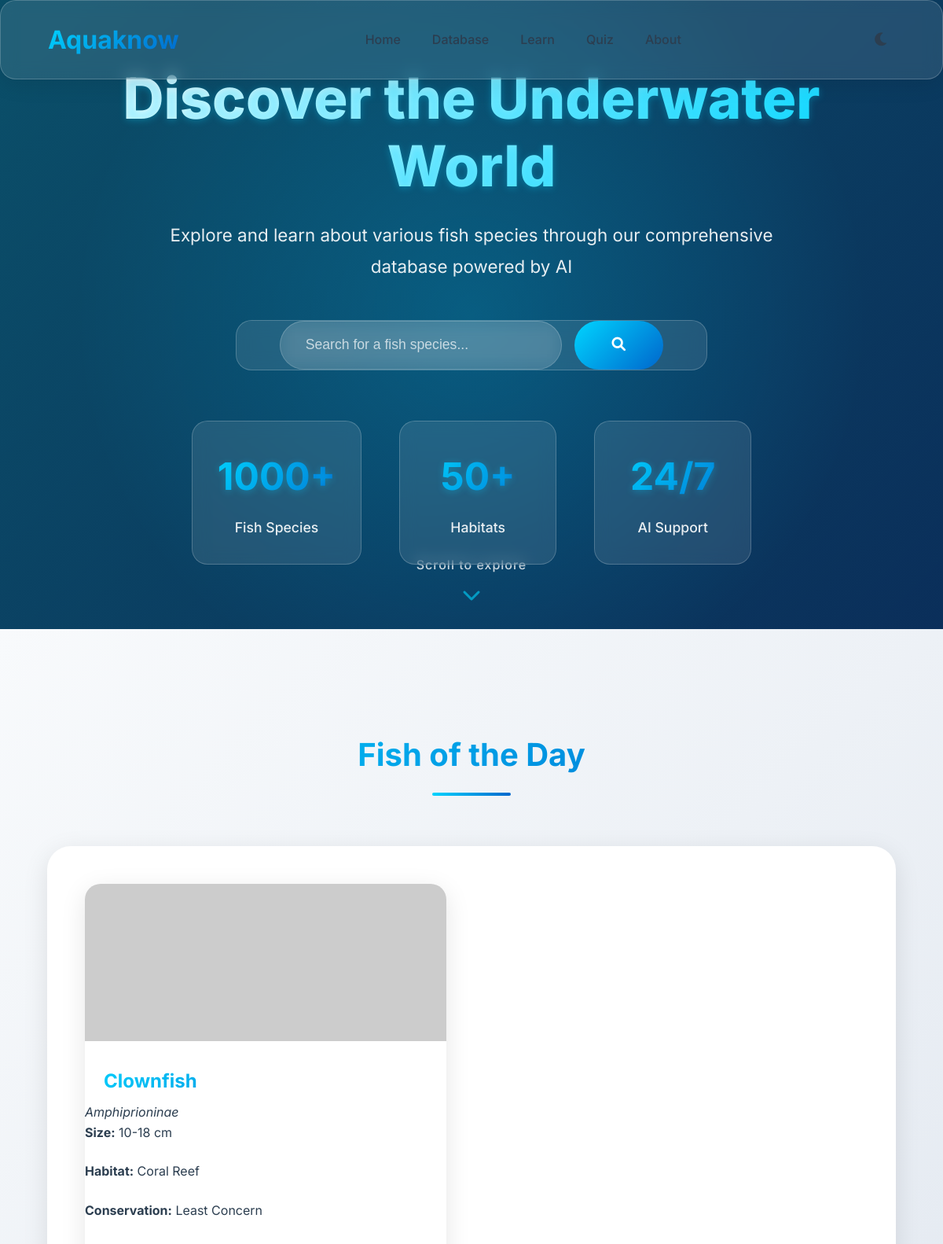
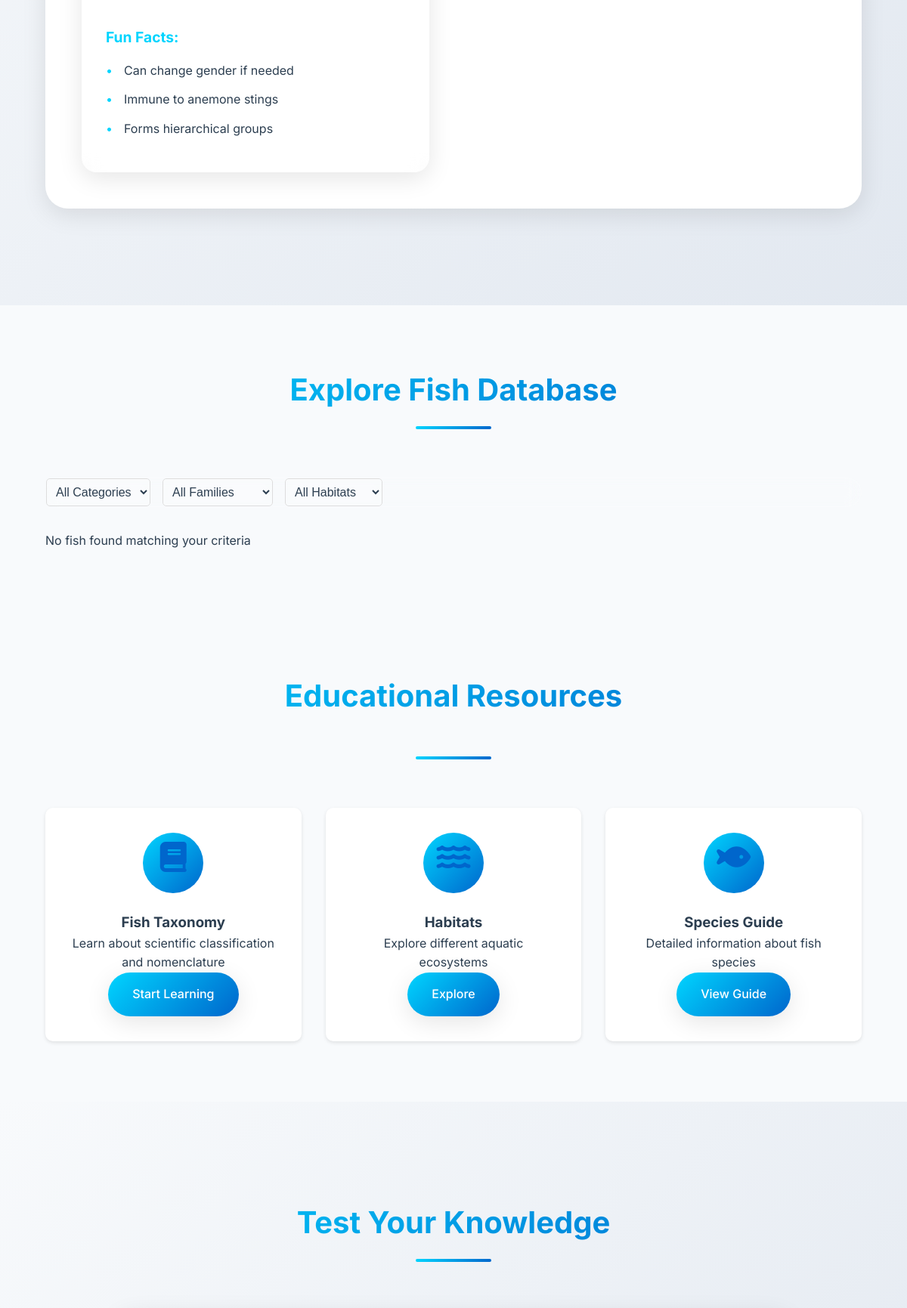
The page / (upper part) on the database its author committed (2 pictures, top to bottom).
### tables this page shows
CREATE TABLE IF NOT EXISTS fish (
    id INT AUTO_INCREMENT PRIMARY KEY,
    common_name VARCHAR(100) NOT NULL,
    scientific_name VARCHAR(100) NOT NULL,
    family VARCHAR(100) NOT NULL,
    habitat VARCHAR(100) NOT NULL,
    category VARCHAR(50) NOT NULL,
    size_min FLOAT NOT NULL,
    size_max FLOAT NOT NULL,
    size_unit VARCHAR(10) NOT NULL,
    conservation_status VARCHAR(50) NOT NULL,
    behavior TEXT NOT NULL,
    image VARCHAR(255) DEFAULT NULL,
    description TEXT NOT NULL,
    created_at TIMESTAMP DEFAULT CURRENT_TIMESTAMP,
    updated_at TIMESTAMP DEFAULT CURRENT_TIMESTAMP ON UPDATE CURRENT_TIMESTAMP
);

CREATE TABLE IF NOT EXISTS fish_fun_facts (
    id INT AUTO_INCREMENT PRIMARY KEY,
    fish_id INT NOT NULL,
    fact TEXT NOT NULL,
    FOREIGN KEY (fish_id) REFERENCES fish(id) ON DELETE CASCADE
);

### index.php (the view, shortened to what this page needs)
<?php
require_once 'database/config.php';
$day = date('j');
$fishOfTheDayQuery = "SELECT * FROM fish ORDER BY id LIMIT 1 OFFSET " . ($day % 4);
$fishOfTheDayStmt = $pdo->query($fishOfTheDayQuery);
$fishOfTheDay = $fishOfTheDayStmt->fetch();
$funFactsQuery = "SELECT fact FROM fish_fun_facts WHERE fish_id = ?";
$funFactsStmt = $pdo->prepare($funFactsQuery);
$funFactsStmt->execute([$fishOfTheDay['id']]);
$funFacts = $funFactsStmt->fetchAll();
?>
<!DOCTYPE html>
<html lang="en">
<head>
    <link rel="stylesheet" href="https://cdnjs.cloudflare.com/ajax/libs/font-awesome/6.0.0/css/all.min.css">
    <link rel="stylesheet" href="css/style.css">
</head>
<body>
    <header class="glass-effect">
        <nav>
            <div class="logo">
                <h1>Aquaknow</h1>
            </div>
            <div class="nav-links">
                <a href="#home">Home</a>
                <a href="#database">Database</a>
                <a href="#education">Learn</a>
                <a href="#quiz">Quiz</a>
                <a href="#about">About</a>
            </div>
            <div class="nav-controls">
                <button class="theme-toggle" id="themeToggle" aria-label="Toggle dark mode">
                    <i class="fas fa-moon"></i>
                </button>
            </div>
        </nav>
    </header>
    <main>
        <section id="home" class="hero">
            <div class="hero-content">
                <h1 class="floating">Discover the Underwater World</h1>
                <p class="hero-subtitle">Explore and learn about various fish species through our comprehensive database powered by AI</p>
                <div class="search-container glass-effect">
                    <input type="text" id="fishSearch" placeholder="Search for a fish species...">
                    <button aria-label="Search"><i class="fas fa-search"></i></button>
                </div>
                <div class="hero-stats">
                    <div class="stat-item">
                        <span class="stat-number">1000+</span>
                        <span class="stat-label">Fish Species</span>
                    </div>
                    <div class="stat-item">
                        <span class="stat-number">50+</span>
                        <span class="stat-label">Habitats</span>
                    </div>
                    <div class="stat-item">
                        <span class="stat-number">24/7</span>
                        <span class="stat-label">AI Support</span>
                    </div>
                </div>
            </div>
            <div class="hero-scroll-indicator">
                <span>Scroll to explore</span>
                <i class="fas fa-chevron-down"></i>
            </div>
        </section>
        <section id="fishOfTheDay" class="fish-of-the-day-section">
            <div class="section-header">
                <h2>Fish of the Day</h2>
                <div class="section-line"></div>
            </div>
            <div class="fish-of-the-day">
                <div class="fish-card featured">
                    <img src="<?php echo htmlspecialchars($fishOfTheDay['image']); ?>" alt="<?php echo htmlspecialchars($fishOfTheDay['common_name']); ?>" onerror="this.src='https://via.placeholder.com/300x200?text=No+Image+Available'">
                    <h3><?php echo htmlspecialchars($fishOfTheDay['common_name']); ?></h3>
                    <p class="scientific-name"><em><?php echo htmlspecialchars($fishOfTheDay['scientific_name']); ?></em></p>
                    <div class="fish-details">
                        <p><strong>Size:</strong> <?php echo htmlspecialchars($fishOfTheDay['size_min'] . '-' . $fishOfTheDay['size_max'] . ' ' . $fishOfTheDay['size_unit']); ?></p>
                        <p><strong>Habitat:</strong> <?php echo htmlspecialchars($fishOfTheDay['habitat']); ?></p>
                        <p><strong>Conservation:</strong> <?php echo htmlspecialchars($fishOfTheDay['conservation_status']); ?></p>
                    </div>
                    <div class="fun-facts">
                        <h4>Fun Facts:</h4>
                        <ul>
                            <?php foreach ($funFacts as $fact): ?>
                                <li><?php echo htmlspecialchars($fact['fact']); ?></li>
                            <?php endforeach; ?>
                        </ul>
                    </div>
                </div>
            </div>
        </section>
        <section id="database" class="fish-database">
            <div class="section-header">
                <h2>Explore Fish Database</h2>
                <div class="section-line"></div>
            </div>
            <div class="filters glass-effect">
                <select id="categoryFilter" class="modern-select">
                    <option value="">All Categories</option>
                </select>
                <select id="familyFilter" class="modern-select">
                    <option value="">All Families</option>
                </select>
                <select id="habitatFilter" class="modern-select">
                    <option value="">All Habitats</option>
                </select>
            </div>
            <div class="fish-grid" id="fishGrid">
            </div>
        </section>
        <section id="education" class="education">
            <div class="section-header">
                <h2>Educational Resources</h2>
                <div class="section-line"></div>
            </div>
            <div class="education-grid">
                <div class="edu-card glass-effect">
                    <div class="card-icon">
                        <i class="fas fa-book"></i>
                    </div>
                    <h3>Fish Taxonomy</h3>
                    <p>Learn about scientific classification and nomenclature</p>
                    <a href="taxonomy.php" class="modern-button">Start Learning</a>
                </div>
                <div class="edu-card glass-effect">
                    <div class="card-icon">
                        <i class="fas fa-water"></i>
                    </div>
                    <h3>Habitats</h3>
                    <p>Explore different aquatic ecosystems</p>
                    <a href="habitats.php" class="modern-button">Explore</a>
                </div>
                <div class="edu-card glass-effect">
                    <div class="card-icon">
                        <i class="fas fa-fish"></i>
                    </div>
                    <h3>Species Guide</h3>
                    <p>Detailed information about fish species</p>
                    <a href="guide.php" class="modern-button">View Guide</a>
                </div>
            </div>
        </section>
        <section id="quiz" class="quiz-section">
            <div class="section-header">
                <h2>Test Your Knowledge</h2>
                <div class="section-line"></div>
            </div>
        </section>
    </main>
</body>
</html>

### rows shown on the page
fish: common_name "Clownfish", scientific_name "Amphiprioninae", size_min+size_max+size_unit "10-18 cm", habitat "Coral Reef", conservation_status "Least Concern"
fish_fun_facts: fact "Can change gender if needed"
fish_fun_facts: fact "Immune to anemone stings"
fish_fun_facts: fact "Forms hierarchical groups"
